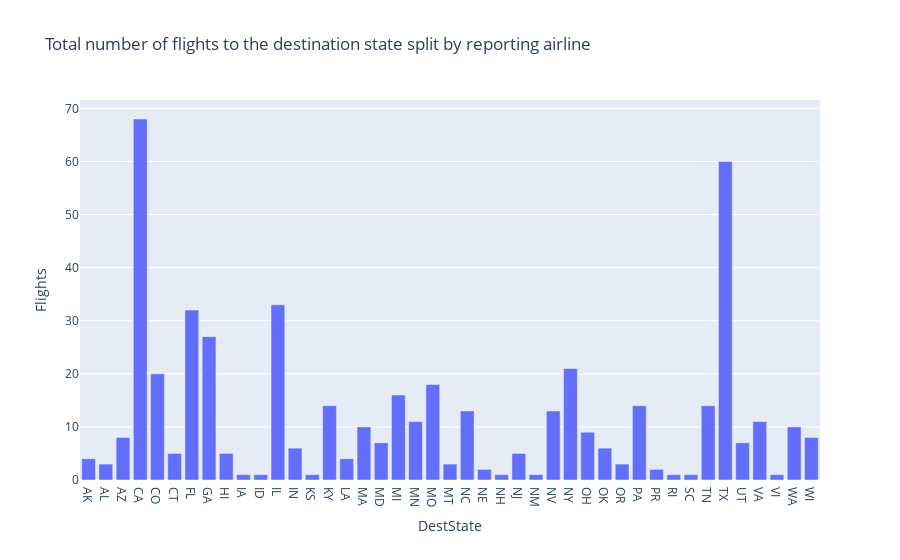

Here is the notebook cell this chart was saved with:
### Code cell
# Use plotly express bar chart function px.bar. Provide input data, x and y axis variable, and title of the chart.
# This will give total number of flights to the destination state.
fig = px.bar(bar_data, x="DestState", y="Flights", title='Total number of flights to the destination state split by reporting airline') 
fig.show()

### Figure 1 — Plotly figure (JSON) as saved in the notebook; plotly's stock layout.template omitted (floating-point values rounded to 4 significant figures)
{"data": [{"alignmentgroup": "True", "hovertemplate": "DestState=%{x}<br>Flights=%{y}<extra></extra>", "legendgroup": "", "marker": {"color": "#636efa", "pattern": {"shape": ""}}, "name": "", "offsetgroup": "", "orientation": "v", "showlegend": false, "textposition": "auto", "x": ["AK", "AL", "AZ", "CA", "CO", "CT", "FL", "GA", "HI", "IA", "ID", "IL", "IN", "KS", "KY", "LA", "MA", "MD", "MI", "MN", "MO", "MT", "NC", "NE", "NH", "NJ", "NM", "NV", "NY", "OH", "OK", "OR", "PA", "PR", "RI", "SC", "TN", "TX", "UT", "VA", "VI", "WA", "WI"], "xaxis": "x", "y": [4, 3, 8, 68, 20, 5, 32, 27, 5, 1, 1, 33, 6, 1, 14, 4, 10, 7, 16, 11, 18, 3, 13, 2, 1, 5, 1, 13, 21, 9, 6, 3, 14, 2, 1, 1, 14, 60, 7, 11, 1, 10, 8], "yaxis": "y", "type": "bar"}], "layout": {"xaxis": {"anchor": "y", "domain": [0, 1], "title": {"text": "DestState"}, "type": "category", "range": [-0.5, 42.5], "autorange": true}, "yaxis": {"anchor": "x", "domain": [0, 1], "title": {"text": "Flights"}, "type": "linear", "range": [0, 71.58], "autorange": true}, "legend": {"tracegroupgap": 0}, "title": {"text": "Total number of flights to the destination state split by reporting airline"}, "barmode": "relative", "autosize": true}}
